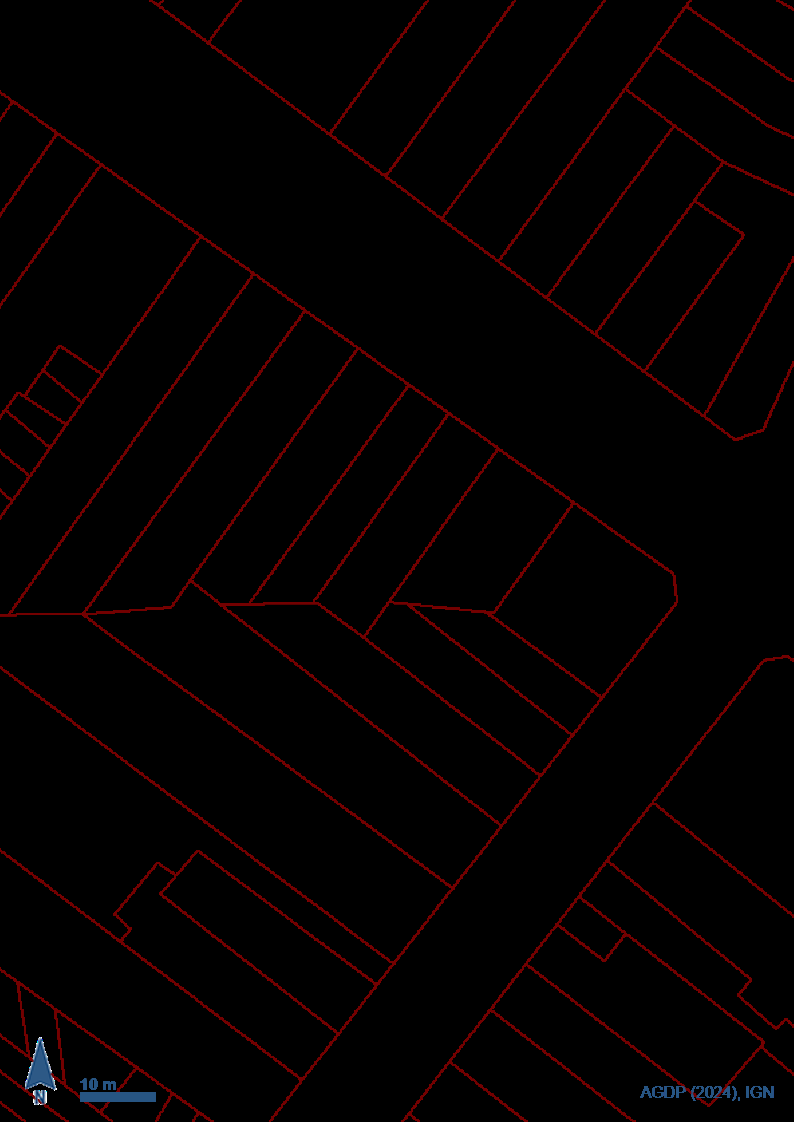
#> input picture assets/parsel.png, 794 x 1122 px, found by its file name
$ python associate.py
#> lines starting #> are read from the running program, lines starting #| are printed output that depends on the picture; after the words box and inside, x2 and y2 are one past the last pixel; in counts of white or black regions, pixels touching at a corner belong together
### revit/pyKalfa.extension/pysrc/parsel_bina/detect_lines.py
"""
pyKalfa / Parsel-Bina - parsel ve bina sinir cizgisi tespiti

assets/ altindaki kadastro goruntulerinden (parsel.png, bina.png) cizgi/kontur
tespiti yaparak output/ klasorune ara ve sonuc gorsellerini yazar.

Kullanim:
    env/Scripts/python.exe pysrc/parsel_bina/detect_lines.py
    env/Scripts/python.exe pysrc/parsel_bina/detect_lines.py --image assets/parsel.png --output-dir output
"""

from __future__ import annotations

import argparse
import json
from dataclasses import dataclass
from pathlib import Path

import cv2
import numpy as np

# ---------------------------------------------------------------------------
# Ayarlanabilir parametreler
# ---------------------------------------------------------------------------

WHITE_THRESHOLD = 240          # bu degerin ustundeki gri tonlar "arka plan/beyaz" sayilir
MIN_COMPONENT_SIZE = 18        # px cinsinden; bbox'in her iki kenari da bunun altindaysa
                                # bilesen metin/etiket karakteri sayilip elenir
MORPH_KERNEL_SIZE = 3          # cizgilerdeki kucuk kopukluklari kapatmak icin
MIN_CONTOUR_AREA = 40          # bu alanin altindaki konturlar gurultu sayilir
APPROX_EPSILON_RATIO = 0.01    # kontur sadelestirme (cv2.approxPolyDP) toleransi

CONTOUR_COLOR = (0, 200, 0)     # BGR - tespit edilen kontur cizim rengi
CONTOUR_THICKNESS = 2


@dataclass
class DetectionResult:
    mask: np.ndarray
    edges: np.ndarray
    overlay: np.ndarray
    contours: list[np.ndarray]


def _strip_text_labels(binary_mask: np.ndarray, min_component_size: int) -> np.ndarray:
    """Etiket/rakam gibi kucuk kompakt bilesenleri maskeden temizler.

    Parsel/bina cizgileri genelde en az bir eksende uzun sureklidir; harf ve
    rakamlarin bounding box'i ise her iki eksende de kucuktur. Bu ayrim
    gurultu/metin ile geometri (cizgi) arasinda basit ama etkili bir filtre
    saglar.
    """
    num_labels, labels, stats, _ = cv2.connectedComponentsWithStats(binary_mask, connectivity=8)
    cleaned = np.zeros_like(binary_mask)
    for label_id in range(1, num_labels):  # 0 = arka plan
        w = stats[label_id, cv2.CC_STAT_WIDTH]
        h = stats[label_id, cv2.CC_STAT_HEIGHT]
        if w < min_component_size and h < min_component_size:
            continue  # kucuk/kompakt -> muhtemelen metin karakteri, at
        cleaned[labels == label_id] = 255
    return cleaned


def _load_on_white_background(image_path: Path) -> np.ndarray:
    """PNG'yi alfa kanaliyla birlikte okuyup beyaz zemin uzerine duzlestirir.

    Kaynak gorsellerde seffaf pikseller RGB=(0,0,0) olarak saklaniyor; alfayi
    yok sayip dogrudan BGR okumak zemini siyaha cevirir. Bu yuzden alfa
    varsa once beyaz arka plan uzerine composite ediyoruz.
    """
    raw = cv2.imread(str(image_path), cv2.IMREAD_UNCHANGED)
#> raw is the input picture: shape (1122, 794, 4); mean B, G, R, A 0.4, 0.3, 5.3, 6.5
    if raw is None:
        raise FileNotFoundError(f"Goruntu okunamadi: {image_path}")
    if raw.ndim == 2 or raw.shape[2] == 3:
        return raw if raw.ndim == 3 else cv2.cvtColor(raw, cv2.COLOR_GRAY2BGR)

    bgr, alpha = raw[:, :, :3], raw[:, :, 3:4].astype(np.float32) / 255.0
    white_bg = np.full_like(bgr, 255)
    composited = (bgr.astype(np.float32) * alpha + white_bg.astype(np.float32) * (1 - alpha))
    return composited.astype(np.uint8)


def build_line_mask(image_path: Path) -> tuple[np.ndarray, np.ndarray]:
    """Goruntuyu okuyup yalniz cizgi/geometri piksellerinden olusan ikili
    (binary) maskeyi dondurur (metin etiketleri elenmis, kopukluklar kapatilmis).

    Bu fonksiyon `detect_boundaries` (genel/Faz 1 kullanim) ile
    `src/geometry.py` (Faz 3 - katman bazli temiz kontur cikarimi) arasinda
    paylasilir; esikleme/temizleme mantigini tek yerde tutar.
    """
    image = _load_on_white_background(image_path)
    gray = cv2.cvtColor(image, cv2.COLOR_BGR2GRAY)

    # Beyaz/acik arka plan disindaki her sey (cizgi + metin) -> beyaz piksel
    _, binary = cv2.threshold(gray, WHITE_THRESHOLD, 255, cv2.THRESH_BINARY_INV)

    # Metin etiketlerini ele, sadece cizgi/geometri kalsin
    line_mask = _strip_text_labels(binary, MIN_COMPONENT_SIZE)

    # Cizgilerdeki kucuk kopukluklari kapat (morfolojik kapama)
    kernel = cv2.getStructuringElement(cv2.MORPH_ELLIPSE, (MORPH_KERNEL_SIZE, MORPH_KERNEL_SIZE))
    closed_mask = cv2.morphologyEx(line_mask, cv2.MORPH_CLOSE, kernel)
    return image, closed_mask


# [63 lines left out: functions detect_boundaries, _contours_to_polygons, process_image, main, not called in this run]


# [2 lines that do not run on import are left out]

### revit/pyKalfa.extension/pysrc/parsel_bina/geometry.py
"""
pyKalfa / Parsel-Bina - Faz 3: temiz kontur/cizgi cikarimi

Revit hedefi iki katman icin farkli geometri turu gerektirir:

  - Bina -> her bina ayri bir `FilledRegion` olacak: kapali, tek (dis hat)
    kontur gerekir. `cv2.RETR_EXTERNAL` kullanilir; her izole bina icin
    sadece dis hat donderek ic/dis cift kontur sorununu ortadan kaldirir.
  - Parsel -> parsel sinirlari `DetailLine` (duz cizgi) olarak cizilecek;
    kapali bir alan/dolgu degil. Bu yuzden "hangi parsel nerede kapali"
    sorusuna degil, "agin cizgileri piksel piksel nerede" sorusuna cevap
    ariyoruz. `cv2.RETR_CCOMP` + yalniz "hole" (cocuk) konturlari almak
    (onceki deneme) goruntu kenarina degen/acik parselleri tamamen
    kaybettiriyordu (RETR_CCOMP'ta kenara degen bosluklar "hole" degil
    ust-seviye/parent=-1 sayiliyor, biz de onlari atiyorduk). Cizgi
    amaci icin bu kayip kabul edilemez; bunun yerine `cv2.RETR_LIST`
    kullanilir (agin butun cizgileri - kenardakiler dahil - polyline
    olarak donsun) ve yalniz agin kendi dis hattini temsil eden tek dev
    artefakt kontur (goruntu alaninin >%50'si) elenir.

Parsel katmaninda iki ek sorun daha vardi:

  1. Parsel numara etiketleri (ör. "1024W") parsel cizgisi sanilip
     konturlere dahil oluyordu -- genel grayscale esikleme metni de
     cizgiyle ayni "ink" sayiyordu. Cozum: parsel cizgileri gorselde
     kahverengi/kirmizimsi (R kanali G/B'den belirgin yuksek), etiketler
     ise notr gri/siyah (R~G~B) -- renk kanallarina bakarak sadece
     kirmizimsi pikseller alinir, boylece metin/kuzey oku/olcek cubugu
     (hepsi notr/lacivert tonlarda) otomatik disarida kalir.
  2. Komsu iki parselin ortak siniri, her iki parselin de kendi konturunde
     ayri ayri (cizginin iki farkli tarafindan) izlendigi icin DetailLine
     olarak iki kez (birbirine yakin, hafif kaymis) ciziliyordu. Cozum:
     kontur cikarmadan once maske `skimage.morphology.skeletonize` ile
     1 piksel genisliginde bir iskelete indirgenir; boylece cizgi
     kalinligindan kaynaklanan kayma buyuk olcude azalir.
"""

from __future__ import annotations

from pathlib import Path

import cv2
import numpy as np
from skimage.morphology import skeletonize

from detect_lines import MIN_CONTOUR_AREA, _load_on_white_background, build_line_mask

MIN_CONTOUR_ARC_LENGTH = 60
MAX_PARCEL_AREA_RATIO = 0.5  # bu orandan buyuk konturlar parsel degil, agin dis hatti/artefakt
REDDISH_CHANNEL_MARGIN = 20   # R kanali G/B'nin en az bu kadar uzerindeyse "parsel cizgisi" sayilir
MORPH_KERNEL_SIZE = 3


def _filter_contours(contours: list[np.ndarray]) -> list[np.ndarray]:
    return [c for c in contours if cv2.contourArea(c) >= MIN_CONTOUR_AREA or cv2.arcLength(c, False) >= MIN_CONTOUR_ARC_LENGTH]


def build_parcel_line_mask(image_path: Path) -> tuple[np.ndarray, np.ndarray]:
    """Sadece kirmizimsi/kahverengi parsel cizgisi piksellerinden olusan,
    1 piksele inceltilmis (skeletonize) ikili maske dondurur.

    Genel `build_line_mask` (grayscale esikleme) yerine renk kanallarina
    bakar; bu sayede notr renkteki parsel numara etiketleri, kuzey oku ve
    olcek cubugu bastan disarida kalir (ayrica bkz. modul docstring'i).
    """
    image = _load_on_white_background(image_path)
    b = image[:, :, 0].astype(np.int16)
    g = image[:, :, 1].astype(np.int16)
    r = image[:, :, 2].astype(np.int16)
    reddish = ((r - np.maximum(b, g)) > REDDISH_CHANNEL_MARGIN).astype(np.uint8) * 255

    kernel = cv2.getStructuringElement(cv2.MORPH_ELLIPSE, (MORPH_KERNEL_SIZE, MORPH_KERNEL_SIZE))
    closed = cv2.morphologyEx(reddish, cv2.MORPH_CLOSE, kernel)
    skeleton = (skeletonize(closed > 0).astype(np.uint8)) * 255
    return image, skeleton


def extract_buildings(image_path: Path) -> tuple[np.ndarray, list[np.ndarray]]:
    """Her bina icin tek (dis hat) kapali kontur dondurur -> FilledRegion'a hazir."""
    image, mask = build_line_mask(image_path)
    contours, _ = cv2.findContours(mask, cv2.RETR_EXTERNAL, cv2.CHAIN_APPROX_SIMPLE)
    return image, _filter_contours(contours)


def extract_parcels(image_path: Path) -> tuple[np.ndarray, list[np.ndarray]]:
    """Parsel agindaki tum cizgi/polyline'lari (kapali bolge konturu olarak)
    dondurur -- SADECE parsel-bina eslesmesi (point-in-polygon) ve alan
    hesabi icin kullanilir. Gercek DetailLine cizimi icin `extract_parcel_lines()`
    kullanilir (bkz. asagi, neden ayri oldugu aciklaniyor).

    Kapaniklik aranmaz (goruntu kenarina degen acik parseller de dahildir);
    sadece agin kendi dis hattini temsil eden dev artefakt kontur elenir.
    """
    image, mask = build_parcel_line_mask(image_path)
    image_area = float(image.shape[0] * image.shape[1])
    contours, _ = cv2.findContours(mask, cv2.RETR_LIST, cv2.CHAIN_APPROX_SIMPLE)
#> contours = 30 contours, 7 with area under 20; largest, box (x1, y1, x2, y2) and area: (0, 91, 677, 1121) 235156, (150, 0, 794, 440) 36344, (86, 580, 501, 888) 35607, (11, 274, 305, 615) 24446, (85, 311, 358, 615) 22928
    contours = [c for c in contours if cv2.contourArea(c) <= image_area * MAX_PARCEL_AREA_RATIO]
    return image, _filter_contours(contours)


# --- Iskelet -> cizgi grafigi ------------------------------------------------
#
# extract_parcels() her parselin KENDI kapali bolgesini ayri ayri izler; iki
# komsu parsel ortak bir siniri paylastiginda bu sinir HER IKI parselin
# konturunde de (cizginin iki farkli tarafindan) ayri ayri yer alir. Sonradan
# "birbirine yakin segmentleri birlestir" seklinde bir düzeltme kirilgan:
# komsu parseller ayni siniri farkli noktalardan sadelestirebiliyor, boylece
# segmentler tam ortusmuyor.
#
# Yapisal dogru cozum: her fiziksel cizgiyi -- kac parsel paylasirsa
# paylassin -- SADECE BIR KEZ izlemek. Bunun icin 1 piksele inceltilmis
# iskeleti bir GRAF olarak ele aliyoruz: dugum noktalari (ucnoktalar ve
# kesisimler) arasindaki yollari takip edip her yolu tek bir polyline olarak
# donduruyoruz.

_NEIGHBOR_OFFSETS = [(-1, -1), (-1, 0), (-1, 1), (0, -1), (0, 1), (1, -1), (1, 0), (1, 1)]


# [119 lines left out: functions _neighbor_counts, _skeleton_to_polylines, extract_parcel_lines, main, not called in this run]


# [2 lines that do not run on import are left out]

### revit/pyKalfa.extension/pysrc/parsel_bina/associate.py
"""
pyKalfa / Parsel-Bina - Faz 2: parsel-bina iliskilendirme

parsel.png ve bina.png ayni piksel boyutuna sahip oldugu icin (ayni kadastro
kesitinin iki katmani), ekstra bir hizalama/donusum islemine gerek yok: her
iki goruntudeki piksel koordinatlari zaten ortak bir referans sistemindedir.
Bu script:

  1. Her iki katman icin geometry.py'nin katman-bazli temiz kontur
     cikarimini kullanir (Faz 3: parsel icin "hole", bina icin "external"
     modu -- cift kontur/artefakt sorunu olmadan).
  2. Her binanin agirlik merkezini (centroid) hesaplayip hangi parsel
     konturunun icinde kaldigini (point-in-polygon) bulur.
  3. Sonucu tek bir birlesim (union) gorseli olarak ve JSON eslesme
     dosyasi olarak output/ klasorune yazar.

Kullanim:
    env/Scripts/python.exe pysrc/parsel_bina/associate.py
"""

from __future__ import annotations

import argparse
import json
from pathlib import Path

import cv2
import numpy as np

from geometry import extract_buildings, extract_parcels

# ---------------------------------------------------------------------------
# Ayarlanabilir parametreler
# ---------------------------------------------------------------------------

PARCEL_COLOR = (0, 140, 255)     # BGR - turuncu
BUILDING_COLOR = (255, 120, 0)   # BGR - mavi
MATCHED_FILL = (0, 200, 0)       # BGR - yesil (eslesen bina ic dolgusu)
UNMATCHED_FILL = (0, 0, 220)     # BGR - kirmizi (eslesmeyen bina ic dolgusu)
FILL_ALPHA = 0.35
LINE_THICKNESS = 2


def _centroid(contour: np.ndarray) -> tuple[float, float]:
    m = cv2.moments(contour)
    if m["m00"] != 0:
        return m["m10"] / m["m00"], m["m01"] / m["m00"]
    x, y, w, h = cv2.boundingRect(contour)
    return x + w / 2.0, y + h / 2.0


def associate(parsel_path: Path, bina_path: Path, output_dir: Path) -> None:
    parcel_image, parcels = extract_parcels(parsel_path)
#> parcels = 27 contours, 4 with area under 20; largest, box (x1, y1, x2, y2) and area: (0, 91, 677, 1121) 235156, (150, 0, 794, 440) 36344, (86, 580, 501, 888) 35607, (11, 274, 305, 615) 24446, (85, 311, 358, 615) 22928
    building_image, buildings = extract_buildings(bina_path)
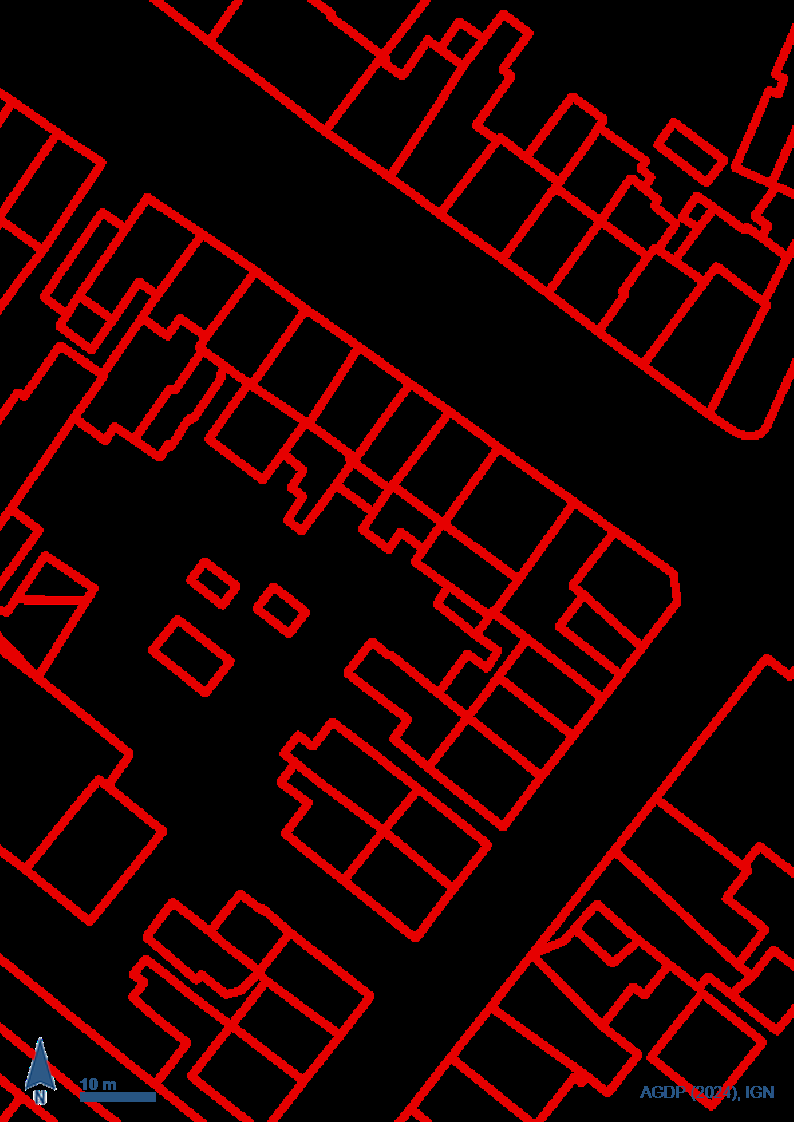
#> input picture assets/bina.png, 794 x 1122 px, found by its file name
#> in _load_on_white_background, raw is the input picture: shape (1122, 794, 4); mean B, G, R, A 0.4, 0.3, 38.2, 34.4
#> in _strip_text_labels, `num_labels, labels, stats, _ = cv2.connectedComponentsWithStats(binary..`: num_labels = 24; stats = 24 rows, first 6: [0, 0, 794, 1122, 748349], [150, 0, 644, 440, 30346], [0, 88, 106, 227, 3952], [653, 119, 75, 68, 1533], [0, 194, 681, 637, 46800], [0, 551, 167, 375, 8044]
#> the loop in _strip_text_labels, `for label_id in range(1, num_labels):` made 23 passes
#> (w, h) on passes 1 to 4: (644, 440), (106, 227), (75, 68), (681, 637)
#> in build_line_mask, `closed_mask = cv2.morphologyEx(line_mask, cv2.MORPH_CLOSE, kernel)`:
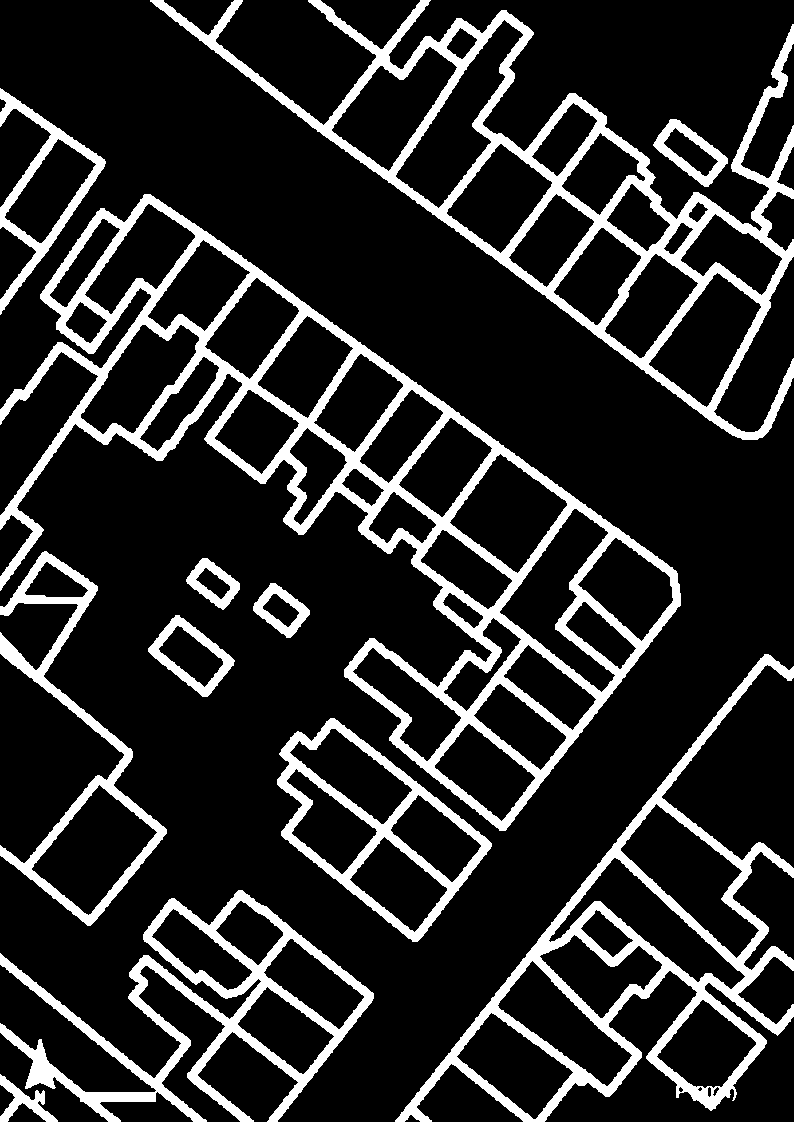
#> closed_mask: shape (1122, 794); 16.1% white; 12 white regions
#> in extract_buildings, `contours, _ = cv2.findContours(mask, cv2.RETR_EXTERNAL, cv2.CHAIN_APPR..`: contours = 12 contours; largest, box (x1, y1, x2, y2) and area: (0, 194, 681, 831) 142258, (150, 0, 794, 440) 83046, (395, 654, 794, 1122) 59372, (0, 890, 374, 1122) 28998, (277, 718, 492, 942) 25408
#> buildings has the same summary as contours in extract_buildings

    if parcel_image.shape[:2] != building_image.shape[:2]:
        raise ValueError(
            f"Goruntu boyutlari eslesmiyor: parsel={parcel_image.shape[:2]} "
            f"bina={building_image.shape[:2]}. Ortak piksel referansi varsayimi bozulur."
        )
    height, width = parcel_image.shape[:2]

    # En kucuk kapsayan parsel = en spesifik eslesme
    parcels = sorted(parcels, key=cv2.contourArea)

    parcel_to_buildings: dict[int, list[int]] = {i: [] for i in range(len(parcels))}
#> parcel_to_buildings = 27 items
    building_matches: list[dict] = []

    for b_idx, b_contour in enumerate(buildings):
        cx, cy = _centroid(b_contour)
        matched_parcel = None
        for p_idx, p_contour in enumerate(parcels):
            if cv2.pointPolygonTest(p_contour, (cx, cy), False) >= 0:
                matched_parcel = p_idx
                break
        if matched_parcel is not None:
            parcel_to_buildings[matched_parcel].append(b_idx)
        building_matches.append(
            {
                "building_id": b_idx,
                "centroid_px": [round(cx, 1), round(cy, 1)],
                "area_px": round(cv2.contourArea(b_contour), 1),
                "parcel_id": matched_parcel,
            }
        )
#> this loop made 12 passes
#> (cx, cy) on passes 1 to 4: (23.79, 1102), (229.1, 999.2), (376.2, 828.1), (629.7, 969.1)
#> after the loop, building_matches = 12 items

    # --- Birlesim (union) gorseli -------------------------------------------------
    canvas = np.full((height, width, 3), 255, dtype=np.uint8)
    cv2.drawContours(canvas, parcels, -1, PARCEL_COLOR, LINE_THICKNESS)

    overlay = canvas.copy()
    for b_idx, b_contour in enumerate(buildings):
        fill = MATCHED_FILL if building_matches[b_idx]["parcel_id"] is not None else UNMATCHED_FILL
        cv2.drawContours(overlay, [b_contour], -1, fill, cv2.FILLED)
#> this loop made 12 passes
#> fill on passes 1 to 4: (0, 0, 220), (0, 200, 0), (0, 200, 0), (0, 0, 220)
    canvas = cv2.addWeighted(overlay, FILL_ALPHA, canvas, 1 - FILL_ALPHA, 0)
    cv2.drawContours(canvas, buildings, -1, BUILDING_COLOR, LINE_THICKNESS)
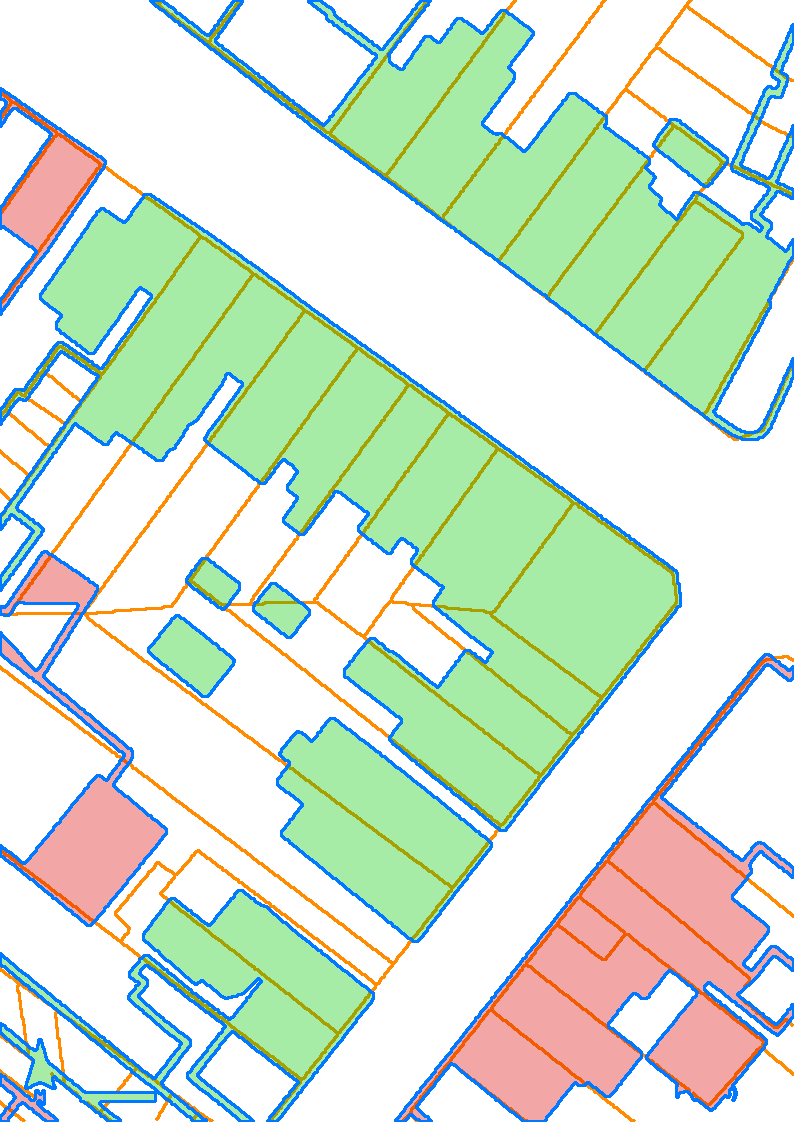
#> canvas: shape (1122, 794, 3); mean of channels 0, 1, 2 210.9, 228.9, 211.2; drawn as B, G, R

    output_dir.mkdir(parents=True, exist_ok=True)
    cv2.imwrite(str(output_dir / "parsel_bina_birlesim.png"), canvas)

    matched_count = sum(1 for b in building_matches if b["parcel_id"] is not None)
#> matched_count = 8
    result = {
        "image_size": {"width": width, "height": height},
        "parcel_count": len(parcels),
        "building_count": len(buildings),
        "matched_building_count": matched_count,
        "unmatched_building_count": len(buildings) - matched_count,
        "parcels": [
            {
                "parcel_id": p_idx,
                "area_px": round(cv2.contourArea(p_contour), 1),
                "building_ids": b_ids,
            }
            for p_idx, (p_contour, b_ids) in enumerate(zip(parcels, parcel_to_buildings.values()))
        ],
        "buildings": building_matches,
    }
    with open(output_dir / "parsel_bina_eslesme.json", "w", encoding="utf-8") as f:
        json.dump(result, f, ensure_ascii=False, indent=2)

    print(
        f"Parsel: {len(parcels)}, Bina: {len(buildings)}, "
        f"eslesen: {matched_count}, eslesmeyen: {len(buildings) - matched_count} "
        f"-> {output_dir}"
    )
#| Parsel: 27, Bina: 12, eslesen: 8, eslesmeyen: 4 -> output


def main() -> None:
    parser = argparse.ArgumentParser(description="Parsel-bina iliskilendirme (Faz 2)")
    parser.add_argument("--parsel", type=Path, default=Path("assets/parsel.png"))
    parser.add_argument("--bina", type=Path, default=Path("assets/bina.png"))
    parser.add_argument("--output-dir", type=Path, default=Path("output"))
    args = parser.parse_args()

    associate(args.parsel, args.bina, args.output_dir)


if __name__ == "__main__":
    main()
